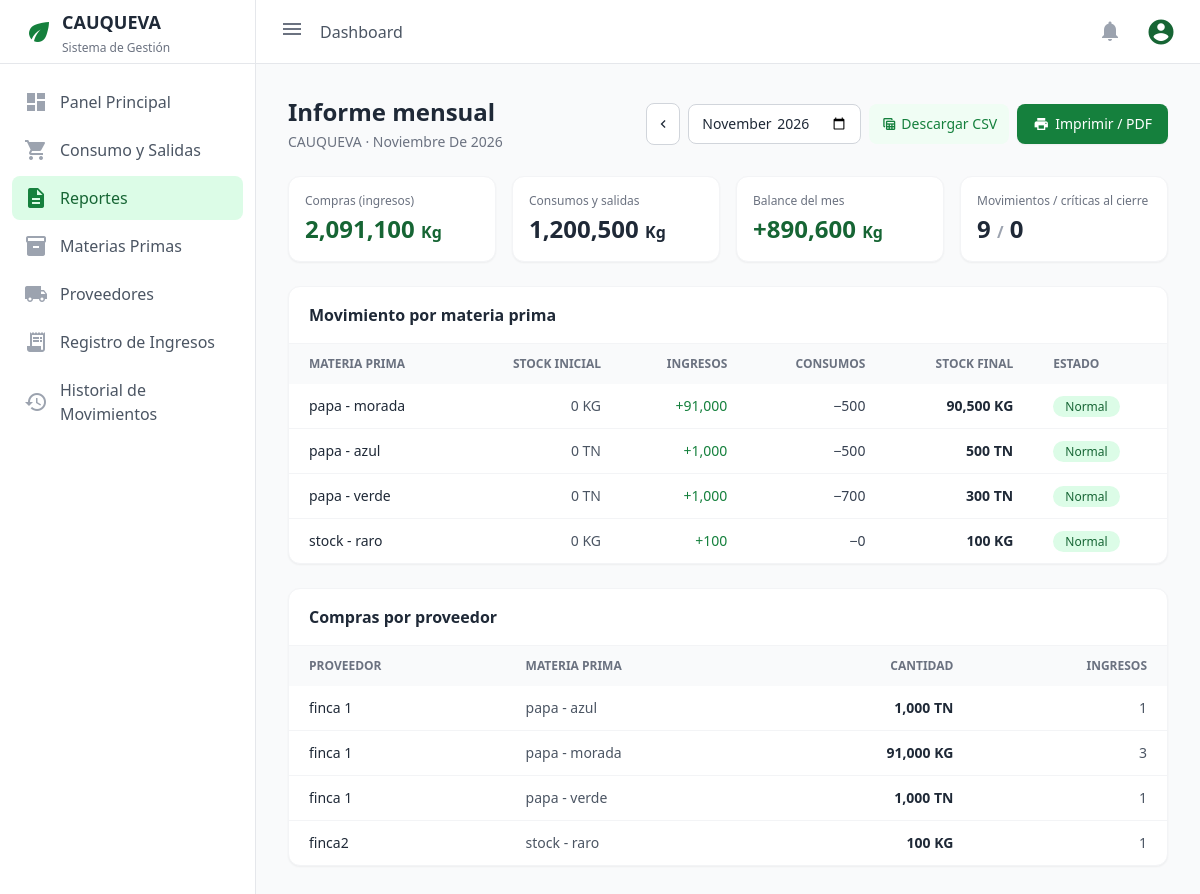
The page /reportes/ (signed in) on the database its author committed.
### inventario/models.py (models this page shows)
class MateriaPrima(models.Model):
    UNIDADES = [
        ('KG', 'Kilogramos'),
        ('TN', 'Toneladas'),
        ('UN', 'Unidades'),
    ]
    nombre = models.CharField(max_length=100)
    unidad_medida = models.CharField(max_length=2, choices=UNIDADES, default='KG')
    descripcion = models.CharField(max_length=255, blank=True, null=True)
    stock_actual = models.DecimalField(
        max_digits=10,
        decimal_places=2,
        default=0.00,
        validators=[MinValueValidator(0.00)])
    stock_minimo = models.DecimalField(max_digits=10, decimal_places=2, default=50.00, verbose_name="Stock Mínimo (kg)")
    variedad = models.CharField(max_length=100, blank=True, null=True)
    precio_referencia = models.DecimalField(
        max_digits=10,
        decimal_places=2,
        default=0.00,
        validators=[MinValueValidator(0.00)],
        verbose_name="Precio de referencia",
    )
    class Meta:
        verbose_name = "Materia Prima"
        verbose_name_plural = "Materias Primas"
    def __str__(self):
        variedad_str = f" - {self.variedad}" if self.variedad else ""
        return f"{self.nombre}{variedad_str}"

### inventario/views.py (the view)
# urls.py: path("reportes/", views.reportes, name="reportes"),
@login_required(login_url='login')
@user_passes_test(es_gerente, login_url='/')
def reportes(request):
    datos = _datos_reporte(request.GET.get("mes", ""))
    datos["seccion"] = "reportes"
    return render(request, "inventario/reportes.html", datos)

### inventario/context_processors.py (called while the page is built)
def notificaciones_stock(request):
    if not request.user.is_authenticated:
        return {}
    alertas = MateriaPrima.objects.filter(
        stock_actual__lte=F("stock_minimo")
    ).order_by("nombre", "variedad")
    return {
        "total_alertas": alertas.count(),
        "alertas_recientes": alertas[:5],
    }

### inventario/views.py (called while the page is built)
def es_gerente(user):
    return user.is_staff

def _rango_mes(valor):
    try:
        anio, mes = (int(x) for x in valor.split("-"))
        inicio = date(anio, mes, 1)
    except (ValueError, AttributeError):
        inicio = timezone.localdate().replace(day=1)
    fin = (inicio.replace(day=28) + timedelta(days=4)).replace(day=1)
    return inicio, fin

### inventario/templates/inventario/reportes.html (shortened to what this page needs)
{% extends 'inventario/base.html' %}
{% block content %}
<div class="max-w-6xl mx-auto">
    <div class="mb-6 flex flex-wrap items-center justify-between gap-3">
        <div>
            <h2 class="text-2xl font-bold text-gray-800">Informe mensual</h2>
            <p class="text-sm text-gray-500 mt-1">CAUQUEVA · <span class="capitalize">{{ mes_nombre }}</span></p>
        </div>
        <div class="no-print flex flex-wrap items-center gap-2">
            <a href="?mes={{ mes_anterior }}" title="Mes anterior"
               class="p-2 rounded-lg border border-gray-300 bg-white hover:bg-gray-50 flex items-center">
                <span class="material-icons text-base">chevron_left</span>
            </a>
            <form method="get" class="flex items-center">
                <input type="month" name="mes" value="{{ mes_valor }}" onchange="this.form.submit()"
                       class="py-2 px-3 text-sm border border-gray-300 rounded-lg bg-white focus:outline-none focus:ring-2 focus:ring-green-600">
            </form>
            <a href="{% url 'reportes_csv' %}?mes={{ mes_valor }}"
               class="inline-flex items-center text-sm font-medium text-green-700 bg-green-50 hover:bg-green-100 px-3 py-2 rounded-lg transition-colors">
                <span class="material-icons text-base mr-1">table_view</span> Descargar CSV
            </a>
            <button type="button" onclick="window.print()"
                    class="inline-flex items-center bg-green-700 hover:bg-green-800 text-white text-sm font-medium py-2 px-4 rounded-lg shadow-sm transition-colors">
                <span class="material-icons text-base mr-1.5">print</span> Imprimir / PDF
            </button>
        </div>
    </div>
    <div class="grid grid-cols-1 sm:grid-cols-2 lg:grid-cols-4 gap-4 mb-6">
        <div class="tarjeta bg-white rounded-xl border border-gray-100 shadow-sm p-4">
            <p class="text-xs text-gray-500">Compras (ingresos)</p>
            <p class="text-2xl font-semibold text-green-800 mt-1">{{ ing_kg|floatformat:"-2g" }} <span class="text-base">Kg</span></p>
        </div>
        <div class="tarjeta bg-white rounded-xl border border-gray-100 shadow-sm p-4">
            <p class="text-xs text-gray-500">Consumos y salidas</p>
            <p class="text-2xl font-semibold text-gray-800 mt-1">{{ con_kg|floatformat:"-2g" }} <span class="text-base">Kg</span></p>
        </div>
        <div class="tarjeta bg-white rounded-xl border border-gray-100 shadow-sm p-4">
            <p class="text-xs text-gray-500">Balance del mes</p>
            <p class="text-2xl font-semibold mt-1 {% if balance_kg < 0 %}text-red-600{% else %}text-green-800{% endif %}">
                {% if balance_kg > 0 %}+{% endif %}{{ balance_kg|floatformat:"-2g" }} <span class="text-base">Kg</span>
            </p>
        </div>
        <div class="tarjeta bg-white rounded-xl border border-gray-100 shadow-sm p-4">
            <p class="text-xs text-gray-500">Movimientos / críticas al cierre</p>
            <p class="text-2xl font-semibold text-gray-800 mt-1">
                {{ movimientos }} <span class="text-base text-gray-400">/</span>
                <span class="{% if criticas_cierre %}text-red-600{% endif %}">{{ criticas_cierre }}</span>
            </p>
        </div>
    </div>
    <section class="tarjeta bg-white rounded-xl border border-gray-100 shadow-sm overflow-hidden mb-6">
        <div class="px-5 py-4 border-b border-gray-100">
            <h3 class="font-semibold text-gray-800">Movimiento por materia prima</h3>
        </div>
        <div class="overflow-x-auto">
            <table class="w-full text-sm text-left">
                <thead class="bg-gray-50 text-xs uppercase text-gray-500">
                    <tr>
                        <th class="px-5 py-3 font-semibold">Materia prima</th>
                        <th class="px-5 py-3 font-semibold text-right">Stock inicial</th>
                        <th class="px-5 py-3 font-semibold text-right">Ingresos</th>
                        <th class="px-5 py-3 font-semibold text-right">Consumos</th>
                        <th class="px-5 py-3 font-semibold text-right">Stock final</th>
                        <th class="px-5 py-3 font-semibold">Estado</th>
                    </tr>
                </thead>
                <tbody class="divide-y divide-gray-100">
                    {% for f in filas %}
                    <tr>
                        <td class="px-5 py-3 font-medium text-gray-800">{{ f.materia }}</td>
                        <td class="px-5 py-3 text-right text-gray-600">{{ f.inicial|floatformat:"-2g" }} {{ f.unidad }}</td>
                        <td class="px-5 py-3 text-right text-green-700">+{{ f.ingresos|floatformat:"-2g" }}</td>
                        <td class="px-5 py-3 text-right text-gray-700">−{{ f.consumos|floatformat:"-2g" }}</td>
                        <td class="px-5 py-3 text-right font-semibold {% if f.critica %}text-red-600{% else %}text-gray-800{% endif %}">
                            {{ f.final|floatformat:"-2g" }} {{ f.unidad }}
                        </td>
                        <td class="px-5 py-3">
                            {% if f.critica %}
                                <span class="rounded-full bg-red-100 px-3 py-0.5 text-xs font-medium text-red-700">Crítica</span>
                            {% else %}
                                <span class="rounded-full bg-green-100 px-3 py-0.5 text-xs font-medium text-green-800">Normal</span>
                            {% endif %}
                        </td>
                    </tr>
                    {% empty %}
                    <tr><td colspan="6" class="px-5 py-10 text-center text-gray-500">Todavía no hay materias primas registradas.</td></tr>
                    {% endfor %}
                </tbody>
            </table>
        </div>
    </section>
    <section class="tarjeta bg-white rounded-xl border border-gray-100 shadow-sm overflow-hidden">
        <div class="px-5 py-4 border-b border-gray-100">
            <h3 class="font-semibold text-gray-800">Compras por proveedor</h3>
        </div>
        <div class="overflow-x-auto">
            <table class="w-full text-sm text-left">
                <thead class="bg-gray-50 text-xs uppercase text-gray-500">
                    <tr>
                        <th class="px-5 py-3 font-semibold">Proveedor</th>
                        <th class="px-5 py-3 font-semibold">Materia prima</th>
                        <th class="px-5 py-3 font-semibold text-right">Cantidad</th>
                        <th class="px-5 py-3 font-semibold text-right">Ingresos</th>
                    </tr>
                </thead>
                <tbody class="divide-y divide-gray-100">
                    {% for c in compras %}
                    <tr>
                        <td class="px-5 py-3 font-medium text-gray-800">{{ c.proveedor__nombre|default:"Sin proveedor" }}</td>
                        <td class="px-5 py-3 text-gray-600">
                            {{ c.materia_prima__nombre }}{% if c.materia_prima__variedad %} - {{ c.materia_prima__variedad }}{% endif %}
                        </td>
                        <td class="px-5 py-3 text-right font-semibold text-gray-800">{{ c.total|floatformat:"-2g" }} {{ c.materia_prima__unidad_medida }}</td>
                        <td class="px-5 py-3 text-right text-gray-600">{{ c.veces }}</td>
                    </tr>
                    {% empty %}
                    <tr><td colspan="4" class="px-5 py-10 text-center text-gray-500">No hay compras registradas en este mes.</td></tr>
                    {% endfor %}
                </tbody>
            </table>
        </div>
    </section>
</div>
{% endblock %}

### rows shown on the page
MateriaPrima: materia "papa - morada", inicial "0", unidad "KG", ingresos "91,000", consumos "500", final "90,500", proveedor__nombre "finca 1", materia_prima__nombre "papa", materia_prima__variedad "morada", total "91,000", materia_prima__unidad_medida "KG", veces "3"
MateriaPrima: materia "papa - azul", inicial "0", unidad "TN", ingresos "1,000", consumos "500", final "500", proveedor__nombre "finca 1", materia_prima__nombre "papa", materia_prima__variedad "azul", total "1,000", materia_prima__unidad_medida "TN", veces "1"
MateriaPrima: materia "papa - verde", inicial "0", unidad "TN", ingresos "1,000", consumos "700", final "300", proveedor__nombre "finca 1", materia_prima__nombre "papa", materia_prima__variedad "verde", total "1,000", materia_prima__unidad_medida "TN", veces "1"
MateriaPrima: materia "stock - raro", inicial "0", unidad "KG", ingresos "100", consumos "0", final "100", proveedor__nombre "finca2", materia_prima__nombre "stock", materia_prima__variedad "raro", total "100", materia_prima__unidad_medida "KG", veces "1"

### other values the page prints
{{ mes_nombre }} "Noviembre De 2026"
{{ ing_kg|floatformat:"-2g" }} "2,091,100"
{{ con_kg|floatformat:"-2g" }} "1,200,500"
{{ balance_kg|floatformat:"-2g" }} "890,600"
{{ movimientos }} "9"
{{ criticas_cierre }} "0"
